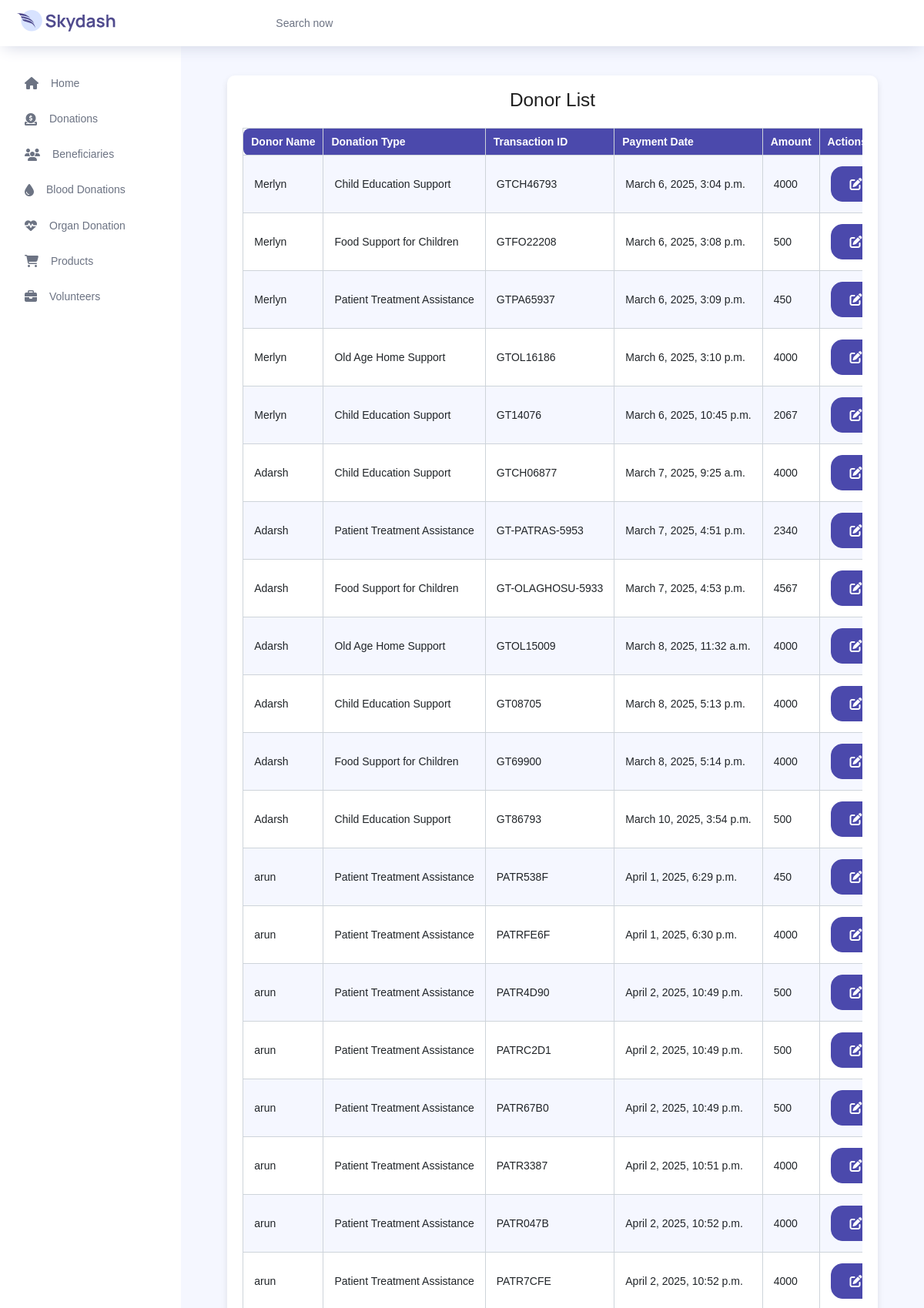
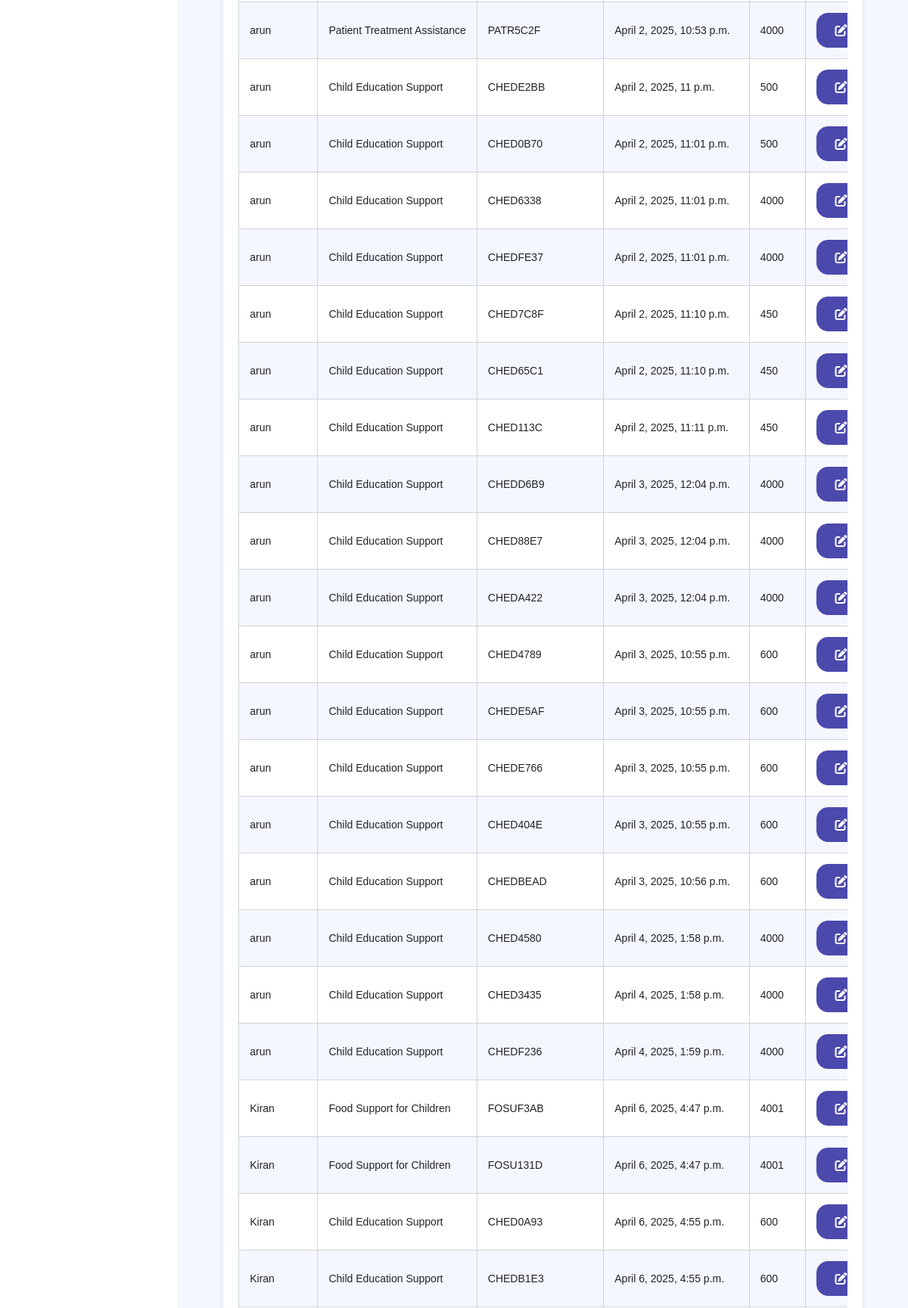
Page /donation/view_donors/ (upper part) on the committed database (2 pictures, top to bottom).
### frontendapp/models.py (models this page shows, shortened)
class payment_donation(models.Model):
    username = models.CharField(max_length=255)
    category = models.CharField(max_length=255)
    amount = models.IntegerField(null=True)
    transaction_id = models.CharField(max_length=100, unique=True, blank=True)  # Allow blank initially
    payment_date = models.DateTimeField(auto_now_add=True)

### backendapp/views.py (the view)
# urls.py: path('view_donors/',views.view_donors,name="view_donors"),
def view_donors(req):
    don=payment_donation.objects.all()
    return render(req,"view_donors.html",{'don':don})

### backendapp/templates/view_donors.html (shortened to what this page needs)
{% extends 'index.html' %}
{% block content %}
{% load static %}
<div class="card-container">
  <div class="card">
    <h3 class="text-center mb-4">Donor List</h3>
    <div class="table-container">
      <table id="donorTable" class="table table-striped table-bordered display expandable-table">
        <thead>
          <tr>
            <th>Donor Name</th>
            <th>Donation Type</th>
            <th>Transaction ID</th>
            <th>Payment Date</th>
            <th>Amount</th>
            <th>Actions</th>
          </tr>
        </thead>
        <tbody>
          {% for i in don %}
            <tr>
              <td>{{ i.username }}</td>
              <td>{{ i.category }}</td>
              <td>{{ i.transaction_id }}</td>
              <td>{{ i.payment_date }}</td>
              <td>{{ i.amount }}</td>
              <td>
                <a href="#" class="btn btn-primary" title="Edit"
                onclick="confirmEdit('{% url 'edit_donor' i.id %}')"
                >
                  <i class="fas fa-edit"></i>
                </a>&nbsp;
              </td>
            </tr>
          {% endfor %}
        </tbody>
      </table>
    </div>
  </div>
</div>
{% endblock %}

### backendapp/templates/index.html (style rules this page uses)
.card { transition: transform 0.3s ease-in-out; background: rgba(255, 255, 255, 0.95); border-radius: 15px; }

### backendapp/templates/view_donors.html (style rules this page uses)
body { background-color: #f8f9fa; }
.card-container { max-width: 95%; margin: auto; }
.card { border: none; border-radius: 10px; box-shadow: 0 4px 8px rgba(0, 0, 0, 0.1); padding: 20px; background-color: white; }
.table-container { overflow-x: auto; }

### rows in the picture
payment_donation: username "Merlyn", category "Child Education Support", transaction_id "GTCH46793", payment_date "March 6, 2025, 3:04 p.m.", amount "4000"
payment_donation: username "Merlyn", category "Food Support for Children", transaction_id "GTFO22208", payment_date "March 6, 2025, 3:08 p.m.", amount "500"
payment_donation: username "Merlyn", category "Patient Treatment Assistance", transaction_id "GTPA65937", payment_date "March 6, 2025, 3:09 p.m.", amount "450"
payment_donation: username "Merlyn", category "Old Age Home Support", transaction_id "GTOL16186", payment_date "March 6, 2025, 3:10 p.m.", amount "4000"
payment_donation: username "Merlyn", category "Child Education Support", transaction_id "GT14076", payment_date "March 6, 2025, 10:45 p.m.", amount "2067"
payment_donation: username "Adarsh", category "Child Education Support", transaction_id "GTCH06877", payment_date "March 7, 2025, 9:25 a.m.", amount "4000"
payment_donation: username "Adarsh", category "Patient Treatment Assistance", transaction_id "GT-PATRAS-5953", payment_date "March 7, 2025, 4:51 p.m.", amount "2340"
payment_donation: username "Adarsh", category "Food Support for Children", transaction_id "GT-OLAGHOSU-5933", payment_date "March 7, 2025, 4:53 p.m.", amount "4567"
payment_donation: username "Adarsh", category "Old Age Home Support", transaction_id "GTOL15009", payment_date "March 8, 2025, 11:32 a.m.", amount "4000"
payment_donation: username "Adarsh", category "Child Education Support", transaction_id "GT08705", payment_date "March 8, 2025, 5:13 p.m.", amount "4000"
payment_donation: username "Adarsh", category "Food Support for Children", transaction_id "GT69900", payment_date "March 8, 2025, 5:14 p.m.", amount "4000"
payment_donation: username "Adarsh", category "Child Education Support", transaction_id "GT86793", payment_date "March 10, 2025, 3:54 p.m.", amount "500"
payment_donation: username "arun", category "Patient Treatment Assistance", transaction_id "PATR538F", payment_date "April 1, 2025, 6:29 p.m.", amount "450"
payment_donation: username "arun", category "Patient Treatment Assistance", transaction_id "PATRFE6F", payment_date "April 1, 2025, 6:30 p.m.", amount "4000"
payment_donation: username "arun", category "Patient Treatment Assistance", transaction_id "PATR4D90", payment_date "April 2, 2025, 10:49 p.m.", amount "500"
payment_donation: username "arun", category "Patient Treatment Assistance", transaction_id "PATRC2D1", payment_date "April 2, 2025, 10:49 p.m.", amount "500"
payment_donation: username "arun", category "Patient Treatment Assistance", transaction_id "PATR67B0", payment_date "April 2, 2025, 10:49 p.m.", amount "500"
payment_donation: username "arun", category "Patient Treatment Assistance", transaction_id "PATR3387", payment_date "April 2, 2025, 10:51 p.m.", amount "4000"
payment_donation: username "arun", category "Patient Treatment Assistance", transaction_id "PATR047B", payment_date "April 2, 2025, 10:52 p.m.", amount "4000"
payment_donation: username "arun", category "Patient Treatment Assistance", transaction_id "PATR7CFE", payment_date "April 2, 2025, 10:52 p.m.", amount "4000"
payment_donation: username "arun", category "Patient Treatment Assistance", transaction_id "PATR5C2F", payment_date "April 2, 2025, 10:53 p.m.", amount "4000"
payment_donation: username "arun", category "Child Education Support", transaction_id "CHEDE2BB", payment_date "April 2, 2025, 11 p.m.", amount "500"
payment_donation: username "arun", category "Child Education Support", transaction_id "CHED0B70", payment_date "April 2, 2025, 11:01 p.m.", amount "500"
payment_donation: username "arun", category "Child Education Support", transaction_id "CHED6338", payment_date "April 2, 2025, 11:01 p.m.", amount "4000"
payment_donation: username "arun", category "Child Education Support", transaction_id "CHEDFE37", payment_date "April 2, 2025, 11:01 p.m.", amount "4000"
payment_donation: username "arun", category "Child Education Support", transaction_id "CHED7C8F", payment_date "April 2, 2025, 11:10 p.m.", amount "450"
payment_donation: username "arun", category "Child Education Support", transaction_id "CHED65C1", payment_date "April 2, 2025, 11:10 p.m.", amount "450"
payment_donation: username "arun", category "Child Education Support", transaction_id "CHED113C", payment_date "April 2, 2025, 11:11 p.m.", amount "450"
payment_donation: username "arun", category "Child Education Support", transaction_id "CHEDD6B9", payment_date "April 3, 2025, 12:04 p.m.", amount "4000"
payment_donation: username "arun", category "Child Education Support", transaction_id "CHED88E7", payment_date "April 3, 2025, 12:04 p.m.", amount "4000"
payment_donation: username "arun", category "Child Education Support", transaction_id "CHEDA422", payment_date "April 3, 2025, 12:04 p.m.", amount "4000"
payment_donation: username "arun", category "Child Education Support", transaction_id "CHED4789", payment_date "April 3, 2025, 10:55 p.m.", amount "600"
payment_donation: username "arun", category "Child Education Support", transaction_id "CHEDE5AF", payment_date "April 3, 2025, 10:55 p.m.", amount "600"
payment_donation: username "arun", category "Child Education Support", transaction_id "CHEDE766", payment_date "April 3, 2025, 10:55 p.m.", amount "600"
payment_donation: username "arun", category "Child Education Support", transaction_id "CHED404E", payment_date "April 3, 2025, 10:55 p.m.", amount "600"
payment_donation: username "arun", category "Child Education Support", transaction_id "CHEDBEAD", payment_date "April 3, 2025, 10:56 p.m.", amount "600"
payment_donation: username "arun", category "Child Education Support", transaction_id "CHED4580", payment_date "April 4, 2025, 1:58 p.m.", amount "4000"
payment_donation: username "arun", category "Child Education Support", transaction_id "CHED3435", payment_date "April 4, 2025, 1:58 p.m.", amount "4000"
payment_donation: username "arun", category "Child Education Support", transaction_id "CHEDF236", payment_date "April 4, 2025, 1:59 p.m.", amount "4000"
payment_donation: username "Kiran", category "Food Support for Children", transaction_id "FOSUF3AB", payment_date "April 6, 2025, 4:47 p.m.", amount "4001"
payment_donation: username "Kiran", category "Food Support for Children", transaction_id "FOSU131D", payment_date "April 6, 2025, 4:47 p.m.", amount "4001"
payment_donation: username "Kiran", category "Child Education Support", transaction_id "CHED0A93", payment_date "April 6, 2025, 4:55 p.m.", amount "600"
payment_donation: username "Kiran", category "Child Education Support", transaction_id "CHEDB1E3", payment_date "April 6, 2025, 4:55 p.m.", amount "600"
